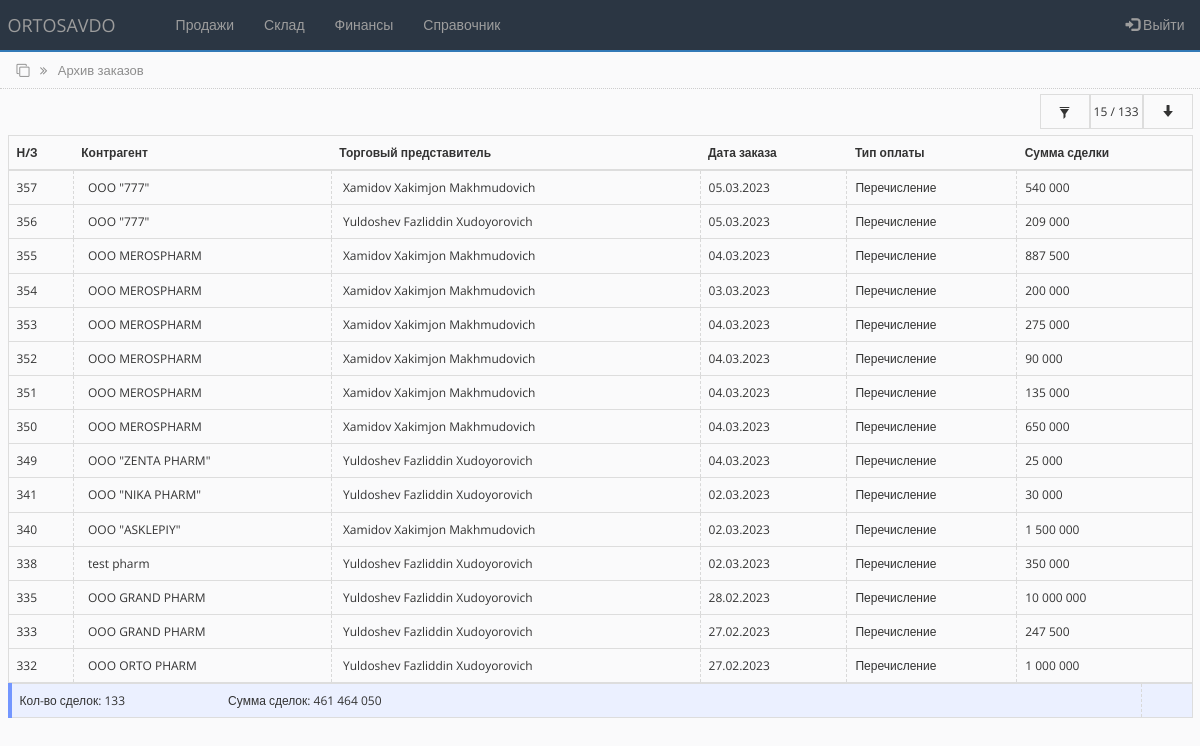
Screenshot of /archive_order.php (signed in) with the database file from the repository.
### tables this page shows
CREATE TABLE `main_ord_tbl` (
  `id` int(100) NOT NULL,
  `contractor` varchar(250) NOT NULL,
  `sale_agent` varchar(250) NOT NULL,
  `ord_date` date NOT NULL,
  `payment_type` varchar(250) NOT NULL,
  `transaction_amount` int(100) NOT NULL,
  `order_status` int(100) NOT NULL DEFAULT '0'
);

CREATE TABLE `counterparties_tbl` (
  `id` int(255) NOT NULL,
  `name` varchar(250) NOT NULL,
  `alternative_name` varchar(250) NOT NULL,
  `inn` varchar(255) NOT NULL,
  `nds` varchar(255) NOT NULL,
  `raschetny_schet` varchar(255) NOT NULL,
  `mfo` varchar(100) NOT NULL,
  `address` varchar(250) NOT NULL,
  `contact` varchar(250) NOT NULL,
  `director` varchar(250) NOT NULL,
  `accountant` varchar(250) NOT NULL
);

CREATE TABLE `users_tbl` (
  `id` int(100) NOT NULL,
  `name` varchar(255) NOT NULL,
  `surname` varchar(255) NOT NULL,
  `fathername` varchar(255) NOT NULL,
  `login` varchar(255) NOT NULL,
  `pass` varchar(255) NOT NULL,
  `role` varchar(255) NOT NULL,
  `status` varchar(255) NOT NULL
);

### bot_lib.php (called while the page is built, shortened)
<?php
function get_user($connect, $user_id){
	$query = "SELECT * FROM users_tbl WHERE id='$user_id'";
	$result = mysqli_query($connect, $query);
	$user = mysqli_fetch_assoc($result);
	return $user;
}
function get_contractor($connect, $contractor_id){
	$query = "SELECT * FROM counterparties_tbl WHERE id='$contractor_id'";
	$result = mysqli_query($connect, $query);
	$contractor = mysqli_fetch_assoc($result);
	return $contractor;
}
?>

### archive_order.php (the view, shortened to what this page needs)
<?php
include('settings.php');
include('bot_lib.php');
$limit = 15;
if (isset($_POST['id_contractor']) AND isset($_POST['from_date']) AND isset($_POST['to_date'])) {
    $id_cont = $_POST['id_contractor'];
    $fr_date = $_POST['from_date'];
    $to_date = $_POST['to_date'];
    $bg_sts = '#ebf0ff';
    $display_sts = 'none';
    $display_sts_filer_on = 'true';
     $query = "SELECT * FROM main_ord_tbl WHERE contractor = '$id_cont' AND order_status='1' AND ord_date >= '$fr_date' AND ord_date <= '$to_date' ORDER BY id DESC";
     $all_debt_query = "SELECT sum(transaction_amount) as all_debt, count(id) as allcount FROM main_ord_tbl WHERE contractor = '$id_cont' AND order_status='1' AND ord_date >= '$fr_date' AND ord_date <= '$to_date' ORDER BY id DESC";
 }
 else {
     $query = "SELECT * FROM main_ord_tbl WHERE order_status='1' ORDER BY id desc LIMIT 0,".$limit;
     $all_debt_query = "SELECT sum(transaction_amount) as all_debt, count(id) as allcount FROM main_ord_tbl WHERE order_status='1'";
 }
$all_debt_result = mysqli_query ($connect, $all_debt_query);
$all_debt_fetch = mysqli_fetch_array($all_debt_result);
$all_debt = $all_debt_fetch['all_debt'];
$all_count = $all_debt_fetch['allcount'];
$rs_result = mysqli_query ($connect, $query);
?>
<!DOCTYPE html>
<html lang="en">
<head>
    <link rel="stylesheet" href="https://maxcdn.bootstrapcdn.com/bootstrap/3.4.1/css/bootstrap.min.css">
    <link rel="stylesheet" href="https://cdnjs.cloudflare.com/ajax/libs/font-awesome/4.7.0/css/font-awesome.min.css">
    <link rel="stylesheet" href="css/bootstrap-grid.min.css">
    <link rel="stylesheet" href="https://cdnjs.cloudflare.com/ajax/libs/selectize.js/0.15.2/css/selectize.default.min.css" />
    <link rel="stylesheet" href="css/style.css">
</head>
<body>
<?php include 'partSite/nav.php'; ?>
<div class="page_name">
    <div class="container-fluid">
        <i class="fa fa-clone" aria-hidden="true"></i>
        <i class="fa fa-angle-double-right right_cus"></i>
        <span class="right_cus">Архив заказов</span>
    </div>
</div>
<div class="toolbar">
        <div class="container-fluid">
            <div class="toolbar_wrapper">
                <div class="filter-container">
                        <div style="background-color:<?php echo $bg_sts;?>" class="filter-container-item first" data-toggle="modal" data-target="#filter">
                        <span class="glyphicon glyphicon-filter"></span>
                        </div>
                        <div style="display:<?php echo $display_sts;?>" class="filter-container-item">
                            <span><span id="row_c"><?php echo $limit; ?></span> / <?php echo $all_count; ?></span>
                        </div>
                        <div style="display:<?php echo $display_sts;?>" class="filter-container-item">
                            <div class="loadmore">
                                <button class="btn btn-outline-info" type="button" id="loadBtn" value="+10"><span class="glyphicon glyphicon-arrow-down"></span></button>
                            </div>
                        </div>
                    </div>
            </div>
        </div>
</div>
<div class="all_table">
    <div class="container-fluid">
        <table class="table table-hover" style="border-collapse:collapse;">
        <thead>
            <tr>
                <th scope="col">Н/З</th>
                <th scope="col">Контрагент</th>
                <th scope="col">Торговый представитель</th>
                <th scope="col">Дата заказа</th>
                <th scope="col">Тип оплаты</th>
                <th scope="col">Сумма сделки</th>
            </tr>
        </thead>
        <tbody class="postList">
<?php
    $i = 0;
    while ($row = mysqli_fetch_array($rs_result)) {
    $i++;
?>
        <tr data-toggle="collapse" data-target="#row<?php echo $i;?>" aria-expanded="true" class="accordion-toggle">
            <td><?php echo $row["id"]; ?></td>
            <td><?php $user = get_contractor($connect, $row["contractor"]);?>&nbsp;<?php echo $user["surname"]; ?>&nbsp;<?php echo $user["name"]; ?>&nbsp;<?php echo $user["fathername"]; ?></td>
            <td><?php $user = get_user($connect, $row["sale_agent"]);?>&nbsp;<?php echo $user["surname"]; ?>&nbsp;<?php echo $user["name"]; ?>&nbsp;<?php echo $user["fathername"]; ?></td>
            <td><?php echo $date = date("d.m.Y", strtotime($row["ord_date"])); ?></td>
            <td><?php echo $row["payment_type"]; ?></td>
            <td><?php echo number_format($row['transaction_amount'], 0, '.', ' '); ?></td>
        </tr>
<?php
    };
?>
        </tbody>
        </table>
        <table class="table" style="background-color:#ebf0ff; border-left: 4px solid #7396ff;">
            <tr>
                <td style="text-align:left;">Кол-во сделок: <?php echo number_format($all_count, 0, ',', ' '); ?>
                <span style="margin-left:100px;">Сумма сделок: <?php echo number_format($all_debt, 0, ',', ' '); ?></span>
                </td>
                <td style="text-align:left;"></td>
            </tr>
        </table>
    </div>
</div>
</body>
</html>

### css/style.css (style rules this page uses)
* { box-sizing:border-box;margin:0;padding:0;transition:all 0.01s }
body { background-color:#FAFAFB;font-family:"Open Sans",sans-serif;font-size:12px }
.page_name { width:100%;height:37px;padding:9px;margin-top:-20px;border-bottom:1px dotted #CDCDCD;color:#8d8d8d;font-size:13px }
.right_cus { margin-left:7px }
.toolbar { width:100%;height:46px;margin:0;padding:5px 0 }
.toolbar .btn { text-transform:uppercase;font-size:12px }
.table { border-collapse:collapse;border:1px solid #dddddd;margin-bottom:0px;padding-top:10px }
table>tbody>tr>td { vertical-align:middle;border-left:0.00001px dashed #d9d9d9;height:80% }
.toolbar_wrapper { width:100%;display:flex;justify-content:space-between;align-items:center }
.filter-container { min-height:35px;display:grid;grid-template-columns:auto auto auto;align-items:center;justify-content:end;background-color:#fafafb }
.filter-container .first { cursor:pointer }
.filter-container-item { display:flex;align-items:center;justify-content:center;min-width:50px;height:100%;padding:0 3px;border:1px solid #dddddd }
.filter-container-item button { width:100%;background-color:#fafafb;outline:none !important }

### rows the page displays
main_ord_tbl: id "357", counterparties_tbl.name "OOO \"777\"", users_tbl.surname "Xamidov", users_tbl.name "Xakimjon", users_tbl.fathername "Makhmudovich", ord_date "05.03.2023", payment_type "Перечисление", transaction_amount "540 000"
main_ord_tbl: id "356", counterparties_tbl.name "OOO \"777\"", users_tbl.surname "Yuldoshev", users_tbl.name "Fazliddin", users_tbl.fathername "Xudoyorovich", ord_date "05.03.2023", payment_type "Перечисление", transaction_amount "209 000"
main_ord_tbl: id "355", counterparties_tbl.name "OOO MEROSPHARM", users_tbl.surname "Xamidov", users_tbl.name "Xakimjon", users_tbl.fathername "Makhmudovich", ord_date "04.03.2023", payment_type "Перечисление", transaction_amount "887 500"
main_ord_tbl: id "354", counterparties_tbl.name "OOO MEROSPHARM", users_tbl.surname "Xamidov", users_tbl.name "Xakimjon", users_tbl.fathername "Makhmudovich", ord_date "03.03.2023", payment_type "Перечисление", transaction_amount "200 000"
main_ord_tbl: id "353", counterparties_tbl.name "OOO MEROSPHARM", users_tbl.surname "Xamidov", users_tbl.name "Xakimjon", users_tbl.fathername "Makhmudovich", ord_date "04.03.2023", payment_type "Перечисление", transaction_amount "275 000"
main_ord_tbl: id "352", counterparties_tbl.name "OOO MEROSPHARM", users_tbl.surname "Xamidov", users_tbl.name "Xakimjon", users_tbl.fathername "Makhmudovich", ord_date "04.03.2023", payment_type "Перечисление", transaction_amount "90 000"
main_ord_tbl: id "351", counterparties_tbl.name "OOO MEROSPHARM", users_tbl.surname "Xamidov", users_tbl.name "Xakimjon", users_tbl.fathername "Makhmudovich", ord_date "04.03.2023", payment_type "Перечисление", transaction_amount "135 000"
main_ord_tbl: id "350", counterparties_tbl.name "OOO MEROSPHARM", users_tbl.surname "Xamidov", users_tbl.name "Xakimjon", users_tbl.fathername "Makhmudovich", ord_date "04.03.2023", payment_type "Перечисление", transaction_amount "650 000"
main_ord_tbl: id "349", counterparties_tbl.name "OOO \"ZENTA PHARM\"", users_tbl.surname "Yuldoshev", users_tbl.name "Fazliddin", users_tbl.fathername "Xudoyorovich", ord_date "04.03.2023", payment_type "Перечисление", transaction_amount "25 000"
main_ord_tbl: id "341", counterparties_tbl.name "OOO \"NIKA PHARM\"", users_tbl.surname "Yuldoshev", users_tbl.name "Fazliddin", users_tbl.fathername "Xudoyorovich", ord_date "02.03.2023", payment_type "Перечисление", transaction_amount "30 000"
main_ord_tbl: id "340", counterparties_tbl.name "OOO \"ASKLEPIY\"", users_tbl.surname "Xamidov", users_tbl.name "Xakimjon", users_tbl.fathername "Makhmudovich", ord_date "02.03.2023", payment_type "Перечисление", transaction_amount "1 500 000"
main_ord_tbl: id "338", counterparties_tbl.name "test pharm", users_tbl.surname "Yuldoshev", users_tbl.name "Fazliddin", users_tbl.fathername "Xudoyorovich", ord_date "02.03.2023", payment_type "Перечисление", transaction_amount "350 000"
main_ord_tbl: id "335", counterparties_tbl.name "OOO GRAND PHARM", users_tbl.surname "Yuldoshev", users_tbl.name "Fazliddin", users_tbl.fathername "Xudoyorovich", ord_date "28.02.2023", payment_type "Перечисление", transaction_amount "10 000 000"
main_ord_tbl: id "333", counterparties_tbl.name "OOO GRAND PHARM", users_tbl.surname "Yuldoshev", users_tbl.name "Fazliddin", users_tbl.fathername "Xudoyorovich", ord_date "27.02.2023", payment_type "Перечисление", transaction_amount "247 500"
main_ord_tbl: id "332", counterparties_tbl.name "OOO ORTO PHARM", users_tbl.surname "Yuldoshev", users_tbl.name "Fazliddin", users_tbl.fathername "Xudoyorovich", ord_date "27.02.2023", payment_type "Перечисление", transaction_amount "1 000 000"

### other values shown
$limit "15"
$all_count "133"
$all_debt "461 464 050"
